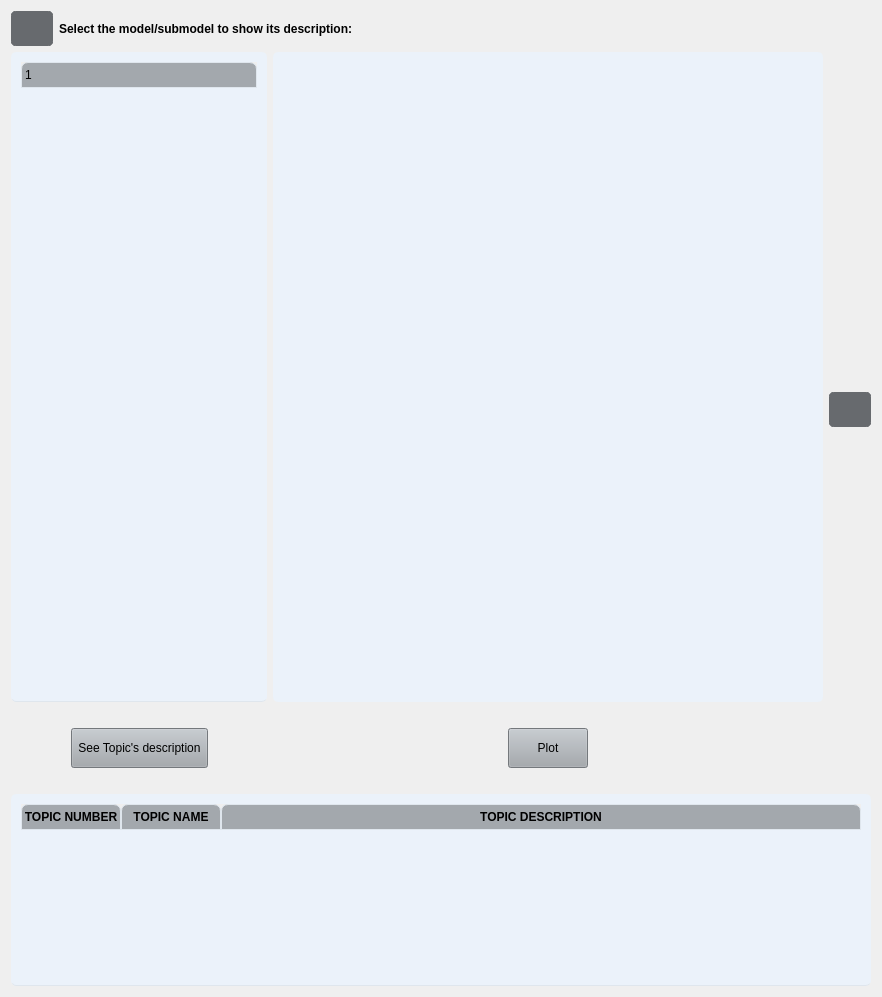
                  <widget class="QWidget" name="tabsPage4">
                   <layout class="QVBoxLayout" name="verticalLayout_33">
                    <item>
                     <layout class="QVBoxLayout" name="verticalLayout_29">
                      <item>
                       <layout class="QHBoxLayout" name="horizontalLayout_32">
                        <item>
                         <widget class="QPushButton" name="infoButtonShowDescription">
                          <property name="sizePolicy">
                           <sizepolicy hsizetype="Fixed" vsizetype="Fixed">
                            <horstretch>0</horstretch>
                            <verstretch>0</verstretch>
                           </sizepolicy>
                          </property>
                          <property name="minimumSize">
                           <size>
                            <width>35</width>
                            <height>35</height>
                           </size>
                          </property>
                          <property name="styleSheet">
                           <string notr="true">QPushButton {
	border: 5px solid #676A6E;
	border-radius: 5px;	
	background-color: #676A6E;
}
QPushButton:hover {
	background-color: #676A6E;
	border: 2px solid #676A6E;
}
QPushButton:pressed {	
	background-color: #676A6E;
	border: 2px solid #676A6E;
}</string>
                          </property>
                          <property name="text">
                           <string/>
                          </property>
                         </widget>
                        </item>
                        <item>
                         <widget class="QLabel" name="labelSelectModelToShow">
                          <property name="font">
                           <font>
                            <weight>75</weight>
                            <bold>true</bold>
                           </font>
                          </property>
                          <property name="text">
                           <string>Select the model/submodel to show its description:</string>
                          </property>
                         </widget>
                        </item>
                       </layout>
                      </item>
                      <item>
                       <layout class="QVBoxLayout" name="verticalLayout_30">
                        <item>
                         <layout class="QHBoxLayout" name="horizontalLayout_33">
                          <item>
                           <layout class="QVBoxLayout" name="verticalLayout_31">
                            <item>
                             <widget class="QTreeWidget" name="treeWidgetSelectModelToSeeDescription">
                              <property name="maximumSize">
                               <size>
                                <width>16777215</width>
                                <height>16777215</height>
                               </size>
                              </property>
                              <property name="styleSheet">
                               <string notr="true">QTreeWidget {	
	background-color: #EBF2FA;
	padding: 10px;
	border-radius: 5px;
	gridline-color: #DFE6ED;
	border-bottom: 1px solid #DFE6ED;
}
QTreeWidget::item{
	border-color: #DFE6ED;
	padding-left: 5px;
	padding-right: 5px;
	gridline-color: #DFE6ED;
}
QTreeWidget::item:selected{
	background-color: #C7CDDA;
}
QScrollBar:horizontal {
    border: none;
    background: #A3A8AD;
    height: 14px;
    margin: 0px 21px 0 21px;
	border-radius: 0px;
}
 QScrollBar:vertical {
	border: none;
    background: #A3A8AD;
    width: 14px;
    margin: 21px 0 21px 0;
	border-radius: 0px;
 }
QHeaderView::section{
	Background-color: #A3A8AD;
	max-width: 30px;
	border: 1px solid #A3A8AD;
	border-style: none;
    border-bottom: 1px solid #DFE6ED;
    border-right: 1px solid #DFE6ED;
}
QTreeWidget::horizontalHeader {	
	background-color: #A3A8AD;
}
QHeaderView::section:horizontal
{
    border: 1px solid #DFE6ED;
	background-color: #A3A8AD;
	padding: 3px;
	border-top-left-radius: 7px;
    border-top-right-radius: 7px;
}
QHeaderView::section:vertical
{
    border: 1px solid #A3A8AD;
}</string>
                              </property>
                              <column>
                               <property name="text">
                                <string/>
                               </property>
                              </column>
                             </widget>
                            </item>
                            <item>
                             <spacer name="horizontalSpacer_14">
                              <property name="orientation">
                               <enum>Qt::Horizontal</enum>
                              </property>
                              <property name="sizeHint" stdset="0">
                               <size>
                                <width>40</width>
                                <height>20</height>
                               </size>
                              </property>
                             </spacer>
                            </item>
                            <item>
                             <layout class="QHBoxLayout" name="horizontalLayout_34">
                              <item>
                               <spacer name="horizontalSpacer_5">
                                <property name="orientation">
                                 <enum>Qt::Horizontal</enum>
                                </property>
                                <property name="sizeHint" stdset="0">
                                 <size>
                                  <width>40</width>
                                  <height>20</height>
                                 </size>
                                </property>
                               </spacer>
                              </item>
                              <item>
                               <widget class="QPushButton" name="pushButtonSeeDescription">
                                <property name="sizePolicy">
                                 <sizepolicy hsizetype="Preferred" vsizetype="Preferred">
                                  <horstretch>0</horstretch>
                                  <verstretch>0</verstretch>
                                 </sizepolicy>
                                </property>
                                <property name="minimumSize">
                                 <size>
                                  <width>0</width>
                                  <height>40</height>
                                 </size>
                                </property>
                                <property name="styleSheet">
                                 <string notr="true">QPushButton {
	background-color: #A3A8AD;
}
QPushButton:hover {
	background-color: #A3A8AD;
}
QPushButton:pressed {	
	background-color: #A3A8AD;
}</string>
                                </property>
                                <property name="text">
                                 <string> See Topic's description </string>
                                </property>
                               </widget>
                              </item>
                              <item>
                               <spacer name="horizontalSpacer_6">
                                <property name="orientation">
                                 <enum>Qt::Horizontal</enum>
                                </property>
                                <property name="sizeHint" stdset="0">
                                 <size>
                                  <width>40</width>
                                  <height>20</height>
                                 </size>
                                </property>
                               </spacer>
                              </item>
                             </layout>
                            </item>
                           </layout>
                          </item>
                          <item>
                           <layout class="QVBoxLayout" name="verticalLayout_32">
                            <item>
                             <widget class="QWidget" name="plotPylavis" native="true">
                              <property name="minimumSize">
                               <size>
                                <width>550</width>
                                <height>650</height>
                               </size>
                              </property>
                              <property name="styleSheet">
                               <string notr="true">QWidget {
	background-color: #EBF2FA;
	border-radius: 5px;
	padding: 10px;
}
QWidget:hover {
	border: 2px solid #A3A8AD;
}
QWidget:focus {
	border: 2px solid #A3A8AD;
}
</string>
                              </property>
                              <layout class="QVBoxLayout" name="verticalLayout_13">
                               <item>
                                <layout class="QVBoxLayout" name="layoutPlot"/>
                               </item>
                              </layout>
                             </widget>
                            </item>
                            <item>
                             <spacer name="horizontalSpacer_15">
                              <property name="orientation">
                               <enum>Qt::Horizontal</enum>
                              </property>
                              <property name="sizeHint" stdset="0">
                               <size>
                                <width>40</width>
                                <height>20</height>
                               </size>
                              </property>
                             </spacer>
                            </item>
                            <item>
                             <layout class="QHBoxLayout" name="horizontalLayout_35">
                              <item>
                               <spacer name="horizontalSpacer_7">
                                <property name="orientation">
                                 <enum>Qt::Horizontal</enum>
                                </property>
                                <property name="sizeHint" stdset="0">
                                 <size>
                                  <width>40</width>
                                  <height>20</height>
                                 </size>
                                </property>
                               </spacer>
                              </item>
                              <item>
                               <widget class="QPushButton" name="pushButtonPlotPyLDAvis">
                                <property name="sizePolicy">
                                 <sizepolicy hsizetype="Preferred" vsizetype="Fixed">
                                  <horstretch>0</horstretch>
                                  <verstretch>0</verstretch>
                                 </sizepolicy>
                                </property>
                                <property name="minimumSize">
                                 <size>
                                  <width>40</width>
                                  <height>40</height>
                                 </size>
                                </property>
                                <property name="styleSheet">
                                 <string notr="true">QPushButton {
	background-color: #A3A8AD;
}
QPushButton:hover {
	background-color: #A3A8AD;
}
QPushButton:pressed {	
	background-color: #A3A8AD;
}</string>
                                </property>
                                <property name="text">
                                 <string> Plot </string>
                                </property>
                               </widget>
                              </item>
                              <item>
                               <spacer name="horizontalSpacer_8">
                                <property name="orientation">
                                 <enum>Qt::Horizontal</enum>
                                </property>
                                <property name="sizeHint" stdset="0">
                                 <size>
                                  <width>40</width>
                                  <height>20</height>
                                 </size>
                                </property>
                               </spacer>
                              </item>
                             </layout>
                            </item>
                           </layout>
                          </item>
                          <item>
                           <widget class="QPushButton" name="pushButtonShowPylavisBig">
                            <property name="sizePolicy">
                             <sizepolicy hsizetype="Fixed" vsizetype="Fixed">
                              <horstretch>0</horstretch>
                              <verstretch>0</verstretch>
                             </sizepolicy>
                            </property>
                            <property name="minimumSize">
                             <size>
                              <width>35</width>
                              <height>35</height>
                             </size>
                            </property>
                            <property name="styleSheet">
                             <string notr="true">QPushButton {
	border: 5px solid #676A6E;
	border-radius: 5px;	
	background-color: #676A6E;
}
QPushButton:hover {
	background-color: #676A6E;
	border: 2px solid #676A6E;
}
QPushButton:pressed {	
	background-color: #676A6E;
	border: 2px solid #676A6E;
}</string>
                            </property>
                            <property name="text">
                             <string/>
                            </property>
                           </widget>
                          </item>
                         </layout>
                        </item>
                        <item>
                         <spacer name="horizontalSpacer_3">
                          <property name="orientation">
                           <enum>Qt::Horizontal</enum>
                          </property>
                          <property name="sizeHint" stdset="0">
                           <size>
                            <width>40</width>
                            <height>20</height>
                           </size>
                          </property>
                         </spacer>
                        </item>
                        <item>
                         <widget class="QTableWidget" name="tableWidgetShowModels">
                          <property name="styleSheet">
                           <string notr="true">QTableWidget {	
	background-color: rgb(235, 242, 250);
	padding: 10px;
	border-radius: 5px;
	gridline-color: #DFE6ED;
	border-bottom: 1px solid #DFE6ED;
}
QTableWidget::item{
	border-color: #DFE6ED;
	padding-left: 5px;
	padding-right: 5px;
	gridline-color: #DFE6ED;
}
QTableWidget::item:selected{
	background-color: #C7CDDA;
}
QScrollBar:horizontal {
    border: none;
    background: #A3A8AD;
    height: 14px;
    margin: 0px 21px 0 21px;
	border-radius: 0px;
}
 QScrollBar:vertical {
	border: none;
    background: #A3A8AD;
    width: 14px;
    margin: 21px 0 21px 0;
	border-radius: 0px;
 }
QHeaderView::section{
	Background-color: #A3A8AD;
	max-width: 30px;
	border: 1px solid #A3A8AD;
	border-style: none;
    border-bottom: 1px solid #DFE6ED;
    border-right: 1px solid #DFE6ED;
}
QTableWidget::horizontalHeader {	
	background-color: #A3A8AD;
}
QHeaderView::section:horizontal
{
    border: 1px solid #DFE6ED;
	background-color: #A3A8AD;
	padding: 3px;
	border-top-left-radius: 7px;
    border-top-right-radius: 7px;
}
QHeaderView::section:vertical
{
    border: 1px solid #A3A8AD;
}
</string>
                          </property>
                          <property name="editTriggers">
                           <set>QAbstractItemView::NoEditTriggers</set>
                          </property>
                          <attribute name="horizontalHeaderStretchLastSection">
                           <bool>true</bool>
                          </attribute>
                          <attribute name="verticalHeaderVisible">
                           <bool>false</bool>
                          </attribute>
                          <column>
                           <property name="text">
                            <string>TOPIC NUMBER</string>
                           </property>
                           <property name="font">
                            <font>
                             <weight>75</weight>
                             <bold>true</bold>
                            </font>
                           </property>
                          </column>
                          <column>
                           <property name="text">
                            <string>TOPIC NAME</string>
                           </property>
                           <property name="font">
                            <font>
                             <weight>75</weight>
                             <bold>true</bold>
                            </font>
                           </property>
                          </column>
                          <column>
                           <property name="text">
                            <string>TOPIC DESCRIPTION</string>
                           </property>
                           <property name="font">
                            <font>
                             <weight>75</weight>
                             <bold>true</bold>
                            </font>
                           </property>
                          </column>
                         </widget>
                        </item>
                       </layout>
                      </item>
                     </layout>
                    </item>
                   </layout>
                  </widget>
